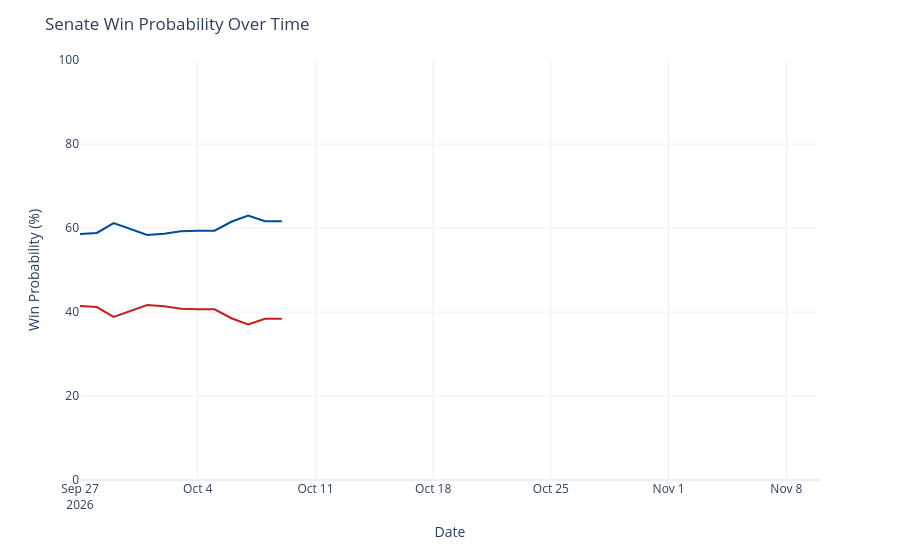

Source (notebook cell):
### Code cell
chance_over_time = output_ts[(output_ts['geo'] == 'US Senate') &
                             (output_ts['type'] == 'chance')]
chance_over_time['rep_chance'] = chance_over_time['y'].map(lambda x: 100 - x)
chance_over_time = chance_over_time.rename({'y': 'Democrats', 'rep_chance': 'Republicans'}, axis=1)
chance_time_ser = px.line(chance_over_time, x='date', y=['Democrats', 'Republicans'], template='plotly_white',
                         color_discrete_map={'Democrats': '#004b97', 'Republicans': '#c71e1d'},)
chance_time_ser.update_traces(hovertemplate="%{y:.1f}%")
chance_time_ser.update_layout(
    xaxis=dict(range=[pd.to_datetime('2026-09-27'), pd.to_datetime('2026-11-10')]),
    yaxis=dict(range=[0, 100]),
    xaxis_title='Date',
    yaxis_title='Win Probability (%)',
    title=dict(text="Senate Win Probability Over Time"),
    hovermode="x",
    showlegend=False
)
chance_time_ser

### Figure 1 — Plotly figure (JSON) as saved in the notebook; plotly's stock layout.template omitted (floating-point values rounded to 4 significant figures)
{"data": [{"hovertemplate": "%{y:.1f}%", "legendgroup": "Democrats", "line": {"color": "#004b97", "dash": "solid"}, "marker": {"symbol": "circle"}, "mode": "lines", "name": "Democrats", "orientation": "v", "showlegend": true, "type": "scatter", "x": ["2026-09-27", "2026-09-28", "2026-09-29", "2026-09-30", "2026-10-01", "2026-10-02", "2026-10-03", "2026-10-04", "2026-10-05", "2026-10-06", "2026-10-07", "2026-10-08", "2026-10-09"], "xaxis": "x", "y": [58.6, 58.83, 61.17, 59.8, 58.36, 58.64, 59.21, 59.34, 59.36, 61.49, 62.99, 61.61, 61.59], "yaxis": "y"}, {"hovertemplate": "%{y:.1f}%", "legendgroup": "Republicans", "line": {"color": "#c71e1d", "dash": "solid"}, "marker": {"symbol": "circle"}, "mode": "lines", "name": "Republicans", "orientation": "v", "showlegend": true, "type": "scatter", "x": ["2026-09-27", "2026-09-28", "2026-09-29", "2026-09-30", "2026-10-01", "2026-10-02", "2026-10-03", "2026-10-04", "2026-10-05", "2026-10-06", "2026-10-07", "2026-10-08", "2026-10-09"], "xaxis": "x", "y": [41.4, 41.17, 38.83, 40.2, 41.64, 41.36, 40.79, 40.66, 40.64, 38.51, 37.01, 38.39, 38.41], "yaxis": "y"}], "layout": {"hovermode": "x", "legend": {"title": {"text": "variable"}, "tracegroupgap": 0}, "margin": {"t": 60}, "showlegend": false, "title": {"text": "Senate Win Probability Over Time"}, "xaxis": {"anchor": "y", "domain": [0, 1], "range": ["2026-09-27T00:00:00", "2026-11-10T00:00:00"], "title": {"text": "Date"}}, "yaxis": {"anchor": "x", "domain": [0, 1], "range": [0, 100], "title": {"text": "Win Probability (%)"}}}}
